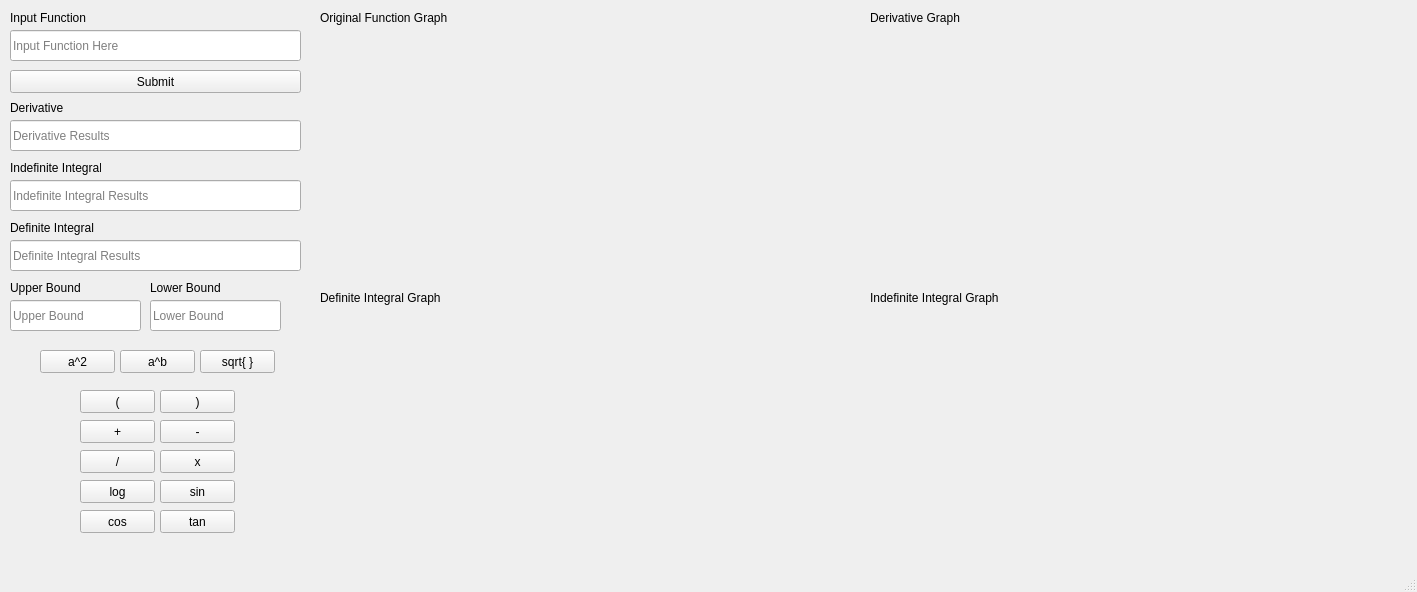
<?xml version="1.0" encoding="UTF-8"?>
<ui version="4.0">
 <class>MainWindow</class>
 <widget class="QMainWindow" name="MainWindow">
  <property name="geometry">
   <rect>
    <x>0</x>
    <y>0</y>
    <width>1417</width>
    <height>592</height>
   </rect>
  </property>
  <property name="windowTitle">
   <string>MainWindow</string>
  </property>
  <widget class="QWidget" name="centralwidget">
   <widget class="QLineEdit" name="lineEdit">
    <property name="geometry">
     <rect>
      <x>10</x>
      <y>30</y>
      <width>291</width>
      <height>31</height>
     </rect>
    </property>
    <property name="placeholderText">
     <string>Input Function Here</string>
    </property>
   </widget>
   <widget class="QLabel" name="label">
    <property name="geometry">
     <rect>
      <x>10</x>
      <y>10</y>
      <width>91</width>
      <height>16</height>
     </rect>
    </property>
    <property name="text">
     <string>Input Function</string>
    </property>
   </widget>
   <widget class="QLabel" name="label_2">
    <property name="geometry">
     <rect>
      <x>10</x>
      <y>100</y>
      <width>71</width>
      <height>16</height>
     </rect>
    </property>
    <property name="text">
     <string>Derivative</string>
    </property>
   </widget>
   <widget class="QLabel" name="label_3">
    <property name="geometry">
     <rect>
      <x>10</x>
      <y>160</y>
      <width>91</width>
      <height>16</height>
     </rect>
    </property>
    <property name="text">
     <string>Indefinite Integral</string>
    </property>
   </widget>
   <widget class="QLabel" name="label_4">
    <property name="geometry">
     <rect>
      <x>10</x>
      <y>220</y>
      <width>91</width>
      <height>16</height>
     </rect>
    </property>
    <property name="text">
     <string>Definite Integral</string>
    </property>
   </widget>
   <widget class="QLineEdit" name="lineEdit_2">
    <property name="geometry">
     <rect>
      <x>10</x>
      <y>120</y>
      <width>291</width>
      <height>31</height>
     </rect>
    </property>
    <property name="readOnly">
     <bool>true</bool>
    </property>
    <property name="placeholderText">
     <string>Derivative Results</string>
    </property>
   </widget>
   <widget class="QLineEdit" name="lineEdit_3">
    <property name="geometry">
     <rect>
      <x>10</x>
      <y>180</y>
      <width>291</width>
      <height>31</height>
     </rect>
    </property>
    <property name="readOnly">
     <bool>true</bool>
    </property>
    <property name="placeholderText">
     <string>Indefinite Integral Results</string>
    </property>
   </widget>
   <widget class="QLineEdit" name="lineEdit_4">
    <property name="geometry">
     <rect>
      <x>10</x>
      <y>240</y>
      <width>291</width>
      <height>31</height>
     </rect>
    </property>
    <property name="readOnly">
     <bool>true</bool>
    </property>
    <property name="placeholderText">
     <string>Definite Integral Results</string>
    </property>
   </widget>
   <widget class="QPushButton" name="pushButton">
    <property name="geometry">
     <rect>
      <x>10</x>
      <y>70</y>
      <width>291</width>
      <height>23</height>
     </rect>
    </property>
    <property name="text">
     <string>Submit</string>
    </property>
   </widget>
   <widget class="QWidget" name="widget" native="true">
    <property name="geometry">
     <rect>
      <x>320</x>
      <y>30</y>
      <width>531</width>
      <height>251</height>
     </rect>
    </property>
   </widget>
   <widget class="QWidget" name="widget_2" native="true">
    <property name="geometry">
     <rect>
      <x>870</x>
      <y>30</y>
      <width>531</width>
      <height>251</height>
     </rect>
    </property>
   </widget>
   <widget class="QWidget" name="widget_3" native="true">
    <property name="geometry">
     <rect>
      <x>320</x>
      <y>310</y>
      <width>531</width>
      <height>251</height>
     </rect>
    </property>
   </widget>
   <widget class="QWidget" name="widget_4" native="true">
    <property name="geometry">
     <rect>
      <x>870</x>
      <y>310</y>
      <width>531</width>
      <height>251</height>
     </rect>
    </property>
   </widget>
   <widget class="QLabel" name="label_5">
    <property name="geometry">
     <rect>
      <x>320</x>
      <y>290</y>
      <width>141</width>
      <height>16</height>
     </rect>
    </property>
    <property name="text">
     <string>Definite Integral Graph</string>
    </property>
   </widget>
   <widget class="QLabel" name="label_6">
    <property name="geometry">
     <rect>
      <x>870</x>
      <y>290</y>
      <width>141</width>
      <height>16</height>
     </rect>
    </property>
    <property name="text">
     <string>Indefinite Integral Graph</string>
    </property>
   </widget>
   <widget class="QLabel" name="label_7">
    <property name="geometry">
     <rect>
      <x>870</x>
      <y>10</y>
      <width>111</width>
      <height>16</height>
     </rect>
    </property>
    <property name="text">
     <string>Derivative Graph</string>
    </property>
   </widget>
   <widget class="QLabel" name="label_8">
    <property name="geometry">
     <rect>
      <x>320</x>
      <y>10</y>
      <width>131</width>
      <height>16</height>
     </rect>
    </property>
    <property name="text">
     <string>Original Function Graph</string>
    </property>
   </widget>
   <widget class="QPushButton" name="pushButton_2">
    <property name="geometry">
     <rect>
      <x>40</x>
      <y>350</y>
      <width>75</width>
      <height>23</height>
     </rect>
    </property>
    <property name="text">
     <string>a^2</string>
    </property>
   </widget>
   <widget class="QPushButton" name="pushButton_3">
    <property name="geometry">
     <rect>
      <x>120</x>
      <y>350</y>
      <width>75</width>
      <height>23</height>
     </rect>
    </property>
    <property name="text">
     <string>a^b</string>
    </property>
   </widget>
   <widget class="QPushButton" name="pushButton_4">
    <property name="geometry">
     <rect>
      <x>200</x>
      <y>350</y>
      <width>75</width>
      <height>23</height>
     </rect>
    </property>
    <property name="text">
     <string>sqrt{ }</string>
    </property>
   </widget>
   <widget class="QLabel" name="label_9">
    <property name="geometry">
     <rect>
      <x>10</x>
      <y>280</y>
      <width>91</width>
      <height>16</height>
     </rect>
    </property>
    <property name="text">
     <string>Upper Bound</string>
    </property>
   </widget>
   <widget class="QLabel" name="label_10">
    <property name="geometry">
     <rect>
      <x>150</x>
      <y>280</y>
      <width>91</width>
      <height>16</height>
     </rect>
    </property>
    <property name="text">
     <string>Lower Bound</string>
    </property>
   </widget>
   <widget class="QLineEdit" name="lineEdit_5">
    <property name="geometry">
     <rect>
      <x>10</x>
      <y>300</y>
      <width>131</width>
      <height>31</height>
     </rect>
    </property>
    <property name="readOnly">
     <bool>false</bool>
    </property>
    <property name="placeholderText">
     <string>Upper Bound</string>
    </property>
   </widget>
   <widget class="QLineEdit" name="lineEdit_6">
    <property name="geometry">
     <rect>
      <x>150</x>
      <y>300</y>
      <width>131</width>
      <height>31</height>
     </rect>
    </property>
    <property name="readOnly">
     <bool>false</bool>
    </property>
    <property name="placeholderText">
     <string>Lower Bound</string>
    </property>
   </widget>
   <widget class="QPushButton" name="pushButton_5">
    <property name="geometry">
     <rect>
      <x>80</x>
      <y>390</y>
      <width>75</width>
      <height>23</height>
     </rect>
    </property>
    <property name="text">
     <string>(</string>
    </property>
   </widget>
   <widget class="QPushButton" name="pushButton_6">
    <property name="geometry">
     <rect>
      <x>160</x>
      <y>390</y>
      <width>75</width>
      <height>23</height>
     </rect>
    </property>
    <property name="text">
     <string>)</string>
    </property>
   </widget>
   <widget class="QPushButton" name="pushButton_7">
    <property name="geometry">
     <rect>
      <x>80</x>
      <y>420</y>
      <width>75</width>
      <height>23</height>
     </rect>
    </property>
    <property name="text">
     <string>+</string>
    </property>
   </widget>
   <widget class="QPushButton" name="pushButton_8">
    <property name="geometry">
     <rect>
      <x>160</x>
      <y>420</y>
      <width>75</width>
      <height>23</height>
     </rect>
    </property>
    <property name="text">
     <string>-</string>
    </property>
   </widget>
   <widget class="QPushButton" name="pushButton_9">
    <property name="geometry">
     <rect>
      <x>80</x>
      <y>450</y>
      <width>75</width>
      <height>23</height>
     </rect>
    </property>
    <property name="text">
     <string>/</string>
    </property>
   </widget>
   <widget class="QPushButton" name="pushButton_10">
    <property name="geometry">
     <rect>
      <x>160</x>
      <y>450</y>
      <width>75</width>
      <height>23</height>
     </rect>
    </property>
    <property name="text">
     <string>x</string>
    </property>
   </widget>
   <widget class="QPushButton" name="pushButton_11">
    <property name="geometry">
     <rect>
      <x>160</x>
      <y>510</y>
      <width>75</width>
      <height>23</height>
     </rect>
    </property>
    <property name="text">
     <string>tan</string>
    </property>
   </widget>
   <widget class="QPushButton" name="pushButton_12">
    <property name="geometry">
     <rect>
      <x>160</x>
      <y>480</y>
      <width>75</width>
      <height>23</height>
     </rect>
    </property>
    <property name="text">
     <string>sin</string>
    </property>
   </widget>
   <widget class="QPushButton" name="pushButton_13">
    <property name="geometry">
     <rect>
      <x>80</x>
      <y>510</y>
      <width>75</width>
      <height>23</height>
     </rect>
    </property>
    <property name="text">
     <string>cos</string>
    </property>
   </widget>
   <widget class="QPushButton" name="pushButton_14">
    <property name="geometry">
     <rect>
      <x>80</x>
      <y>480</y>
      <width>75</width>
      <height>23</height>
     </rect>
    </property>
    <property name="text">
     <string>log</string>
    </property>
   </widget>
  </widget>
  <widget class="QStatusBar" name="statusbar"/>
  <action name="actionDownload_PDF">
   <property name="text">
    <string>Download PDF</string>
   </property>
  </action>
 </widget>
 <resources/>
 <connections/>
</ui>
